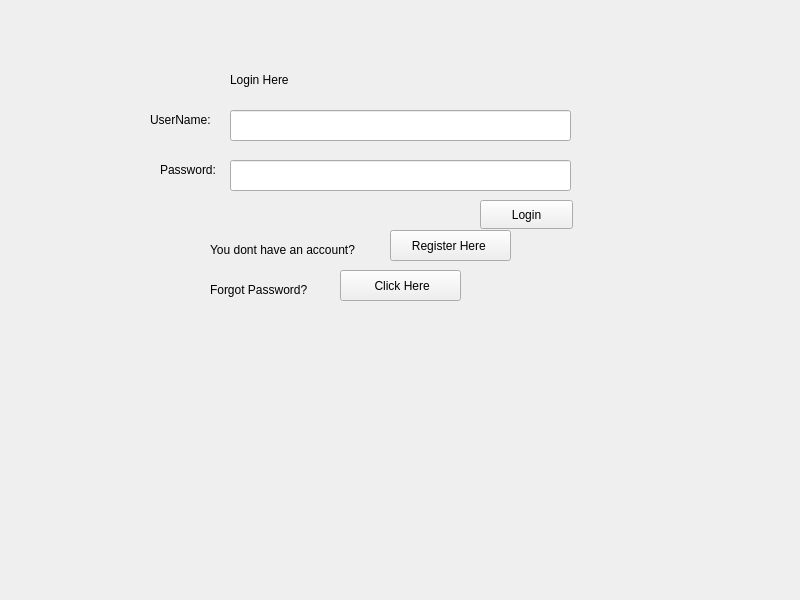
<?xml version="1.0" encoding="UTF-8"?>
<ui version="4.0">
 <class>LoginWidget</class>
 <widget class="QWidget" name="LoginWidget">
  <property name="geometry">
   <rect>
    <x>0</x>
    <y>0</y>
    <width>800</width>
    <height>600</height>
   </rect>
  </property>
  <property name="windowTitle">
   <string>LoginWidget</string>
  </property>
  <widget class="QLineEdit" name="userNameTextField">
   <property name="geometry">
    <rect>
     <x>230</x>
     <y>110</y>
     <width>341</width>
     <height>31</height>
    </rect>
   </property>
  </widget>
  <widget class="QLabel" name="label">
   <property name="geometry">
    <rect>
     <x>150</x>
     <y>110</y>
     <width>81</width>
     <height>20</height>
    </rect>
   </property>
   <property name="text">
    <string>UserName:</string>
   </property>
  </widget>
  <widget class="QLineEdit" name="passwordTextField">
   <property name="geometry">
    <rect>
     <x>230</x>
     <y>160</y>
     <width>341</width>
     <height>31</height>
    </rect>
   </property>
  </widget>
  <widget class="QLabel" name="label_2">
   <property name="geometry">
    <rect>
     <x>160</x>
     <y>160</y>
     <width>81</width>
     <height>20</height>
    </rect>
   </property>
   <property name="text">
    <string>Password:</string>
   </property>
  </widget>
  <widget class="QPushButton" name="loginButton">
   <property name="geometry">
    <rect>
     <x>480</x>
     <y>200</y>
     <width>93</width>
     <height>29</height>
    </rect>
   </property>
   <property name="text">
    <string>Login</string>
   </property>
  </widget>
  <widget class="QLabel" name="label_3">
   <property name="geometry">
    <rect>
     <x>210</x>
     <y>240</y>
     <width>181</width>
     <height>20</height>
    </rect>
   </property>
   <property name="text">
    <string>You dont have an account?</string>
   </property>
  </widget>
  <widget class="QLabel" name="loginLabel">
   <property name="geometry">
    <rect>
     <x>230</x>
     <y>70</y>
     <width>271</width>
     <height>20</height>
    </rect>
   </property>
   <property name="text">
    <string>Login Here</string>
   </property>
  </widget>
  <widget class="QPushButton" name="redirectButton">
   <property name="geometry">
    <rect>
     <x>390</x>
     <y>230</y>
     <width>121</width>
     <height>31</height>
    </rect>
   </property>
   <property name="text">
    <string>Register Here </string>
   </property>
  </widget>
  <widget class="QLabel" name="label_4">
   <property name="geometry">
    <rect>
     <x>210</x>
     <y>280</y>
     <width>141</width>
     <height>20</height>
    </rect>
   </property>
   <property name="text">
    <string>Forgot Password?</string>
   </property>
  </widget>
  <widget class="QPushButton" name="redirectResetButton">
   <property name="geometry">
    <rect>
     <x>340</x>
     <y>270</y>
     <width>121</width>
     <height>31</height>
    </rect>
   </property>
   <property name="text">
    <string> Click Here</string>
   </property>
  </widget>
 </widget>
 <resources/>
 <connections/>
</ui>
